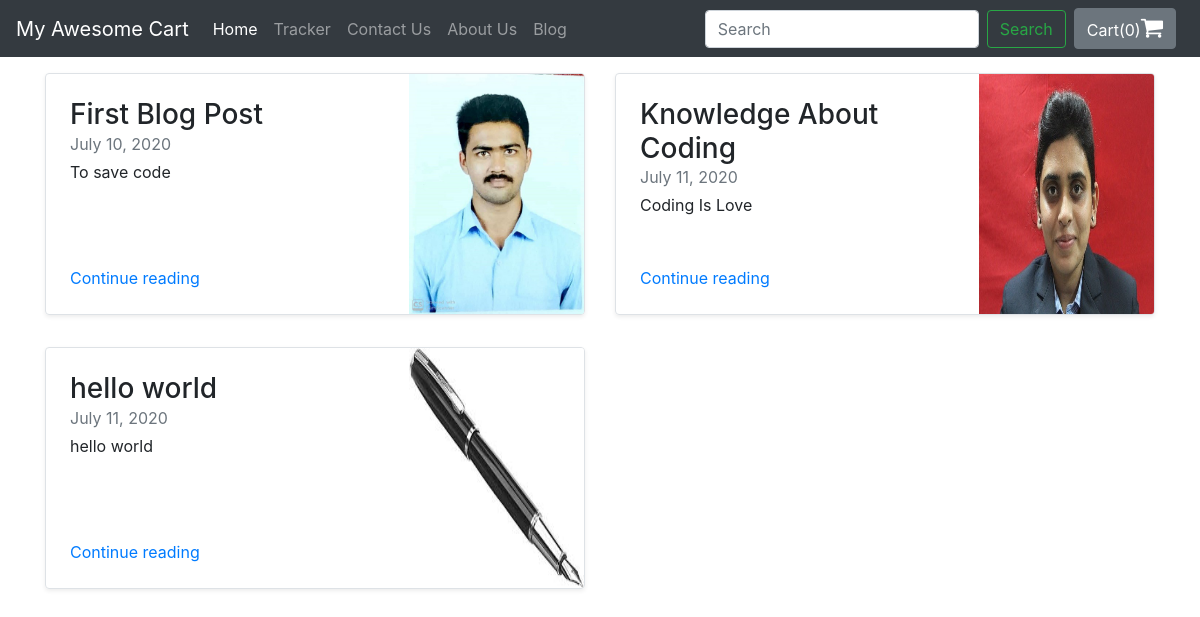
Screenshot of /blog/ with the database file from the repository.
### blog/models.py (models this page shows, shortened)
class Blogpost(models.Model):
    post_id = models.AutoField(primary_key=True)
    title = models.CharField(max_length=50)
    head0  = models.CharField(max_length=500,default="")
    chead0  = models.CharField(max_length=5000,default="")
    head1 = models.CharField(max_length=500,default="")
    chead1 = models.CharField(max_length=5000,default="")
    head2 = models.CharField(max_length=500,default="")
    chead2 = models.CharField(max_length=5000,default="")
    pub_date = models.DateField(blank=True,null=True)
    thumbnail = models.ImageField(upload_to="blog/images",default="")

### blog/views.py (the view)
# urls.py: path('',views.index,name="BlogHome"),
def index(request):
    posts = Blogpost.objects.all()
    return render(request,'blog/index.html',{'posts':posts})

### blog/templates/blog/index.html (shortened to what this page needs)
{% extends 'blog/basic.html' %}
{% block body %}
 <div class="container mt-3">
    <div class="row my-2">
      {% for post in posts%}
      <div class="col-md-6 cc_cursor">
        <div class="row no-gutters border rounded overflow-hidden flex-md-row mb-4 shadow-sm h-md-250 position-relative">
          <div class="col p-4 d-flex flex-column position-static">
            <h3 class="mb-0">{{post.title}}</h3>
            <div class="mb-1 text-muted">{{post.pub_date}}</div>
            <p class="card-text mb-auto">{{post.chead0}}</p>
            <a href="blogpost/{{post.post_id}}" class="stretched-link cc_pointer">Continue reading</a>
          </div>
          <div class="col-auto d-none d-lg-block">
            <img src='/media/{{post.thumbnail}}'>
          </div>
        </div>
      </div>
         {% if forloop.counter|divisibleby:2 %}
    </div> <div class="row my-2">
   {% endif %}
   {% endfor%}
  </div>
{% endblock %}

### rows the page displays
Blogpost: title "First Blog Post", pub_date "July 10, 2020", chead0 "To save code", thumbnail (picture)
Blogpost: title "Knowledge About Coding", pub_date "July 11, 2020", chead0 "Coding Is Love", thumbnail (picture)
Blogpost: title "hello world", pub_date "July 11, 2020", chead0 "hello world", thumbnail (picture)
